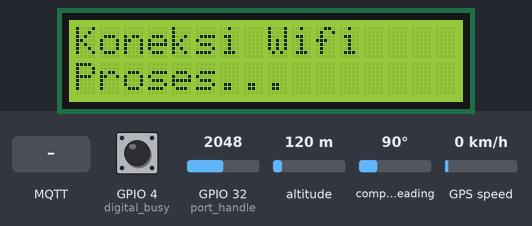
Recording of a sketch running on a simulated ESP32. Parts: 16×2 character LCD. The test bench sets the inputs (shaded band); at power-on: GPIO 4 (digital_busy) HIGH, GPIO 32 (port_handle) = 2048, altitude 120 m, compass heading 90°, GPS speed 0 km/h. WiFi joins after 1.5 s; servers stay silent unless stated; network time is answered at once with the bench clock; the local clock reads 2024-03-15 10:24:30 at power-on unless the sketch sets it; random numbers use the default seed unless the sketch sets one; the GPS gets a fix after 3 s at 37.7749, -122.4194 with 8 satellites; no MQTT or app messages arrive unless stated; the audio player accepts every command and is not drawn; what the sketch prints to the serial monitor is not drawn.

Above: at 1.9 s.
At 7.4 s:
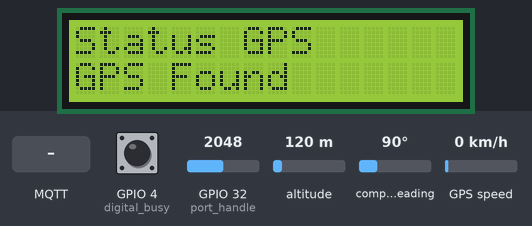
7.5 s: MQTT message "1" arrives on the first subscribed topic
At 8.9 s:
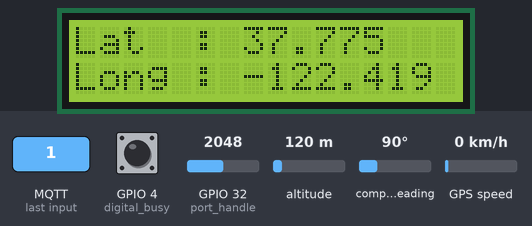
11.6 s: MQTT message "on" arrives on the first subscribed topic
At 14.4 s:
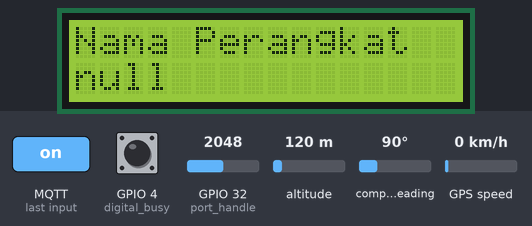
15.7 s: MQTT message "off" arrives on the first subscribed topic
Timing chart, 0 to 18.7 s (numbered marks = the images above; inputs shaded):
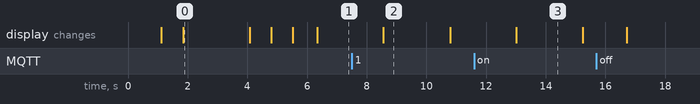

Measured:
- what the display in image 0 shows lasts 2.3 s, from 1.8 s to 4.1 s

The sketch:

code_main_esp32_v6_test.ino
```cpp
#include "file_setting.h"
#include "file_code_mp3.h"
#include "file_code_gps.h"
#include "file_code_display.h"
#include "file_code_wifi.h"
#include "file_code_mqtt.h"


void setup() {
  Serial.begin (115200);
  Serial2.begin(9600);

  inisial_lcd();        // Inisial LCD.

  lcd_display_holdon("Inisial DF Player","Proses...",700);
  insial_df_player();   // Inisial DF Player.

  lcd_display_holdon("Koneksi Wifi","Proses...",700);
  // Koneksi ESP32 Ke Wifi.
  if( koneksiWifi() == true ){

    // Inisial MQTT.
    lcd_display_holdon("Koneksi MQTT","Proses...",700);
    client.setServer(mqtt_server, 1883);
    client.setCallback(callback);

    // Inisial NTP.
    lcd_display_holdon("Koneksi NTP","Proses...",700);
    timeClient.begin();
    timeClient.setTimeOffset(25200);

    // Pengambilan data NTP Pertama.
    lcd_display_holdon("Update NTP","Proses...",700);
    timeClient.update();
    time_hour = getHour();
    time_date = getDate();

  }else{
    // Tampilkan, koneksi gagal.
    Serial.println("Koneksi Wifi, gagal..");
    // Loop untuk berhenti.
    while( true ){
      delay(100);
    }
  }

  while(false){
    Serial.print(analogRead(12));
    Serial.print(" - ");
    Serial.print(analogRead(14));
    Serial.print(" - ");
    Serial.print(analogRead(27));
    Serial.print(" - ");
    Serial.print(analogRead(26));
    Serial.print(" - ");
    Serial.print(analogRead(25));
    Serial.print(" - ");
    Serial.print(analogRead(33));
    Serial.print(" - ");
    Serial.print(analogRead(32));
    Serial.print(" - ");
    Serial.print(analogRead(35));
    Serial.print(" - ");
    Serial.print(analogRead(34));
    Serial.print(" - ");
    Serial.println();
    delay(1000);
  }
}

bool isFirstTime = true ;
unsigned long tmUpdateData = millis();


//-----> Kode basic handle sepeda listrik.
unsigned long tmProses = millis();
int port_handle = 32 ;
float read_vin_handle(){
  return ( float(analogRead(port_handle)) / 4099.0 ) * 5.0 ;
}
//--------------------------------------------------//

void loop() {
  // Kode akses server mqtt realtime.
  mqtt_realtime();

  // Kode baca data gps.
  read_data_gps();

  // Tampilkan data GPS.
  //show_position();

  // Update data Jam.
  updateDataNTP();


  // Kode periksa server masih mengirim topik atau tidak.
  status_server =  (millis()-tm_server_connect) > timeout_server_connect ;

  if( (millis()-tmUpdateData) > 10000 ){
    String json = createJsonString();
    send_2_mqtt( json );
    tmUpdateData = millis();
  }

  // Baca pin ADC untuk handle GAS.
  float vin_handle = read_vin_handle();
  long val_cvrt    = map( (vin_handle*100), 150, 400, 15, 27);
  int  val_int     = (int)val_cvrt ;

  // Jika di bawah 1.5Volt, Handle gas tidak di nyalakan.
  if( vin_handle < 1.5 ){
      mp3_stop ();    // Matikan Mp3 Player.
      status = "0" ;  // Set status ke nol, Motor Padam.
  }
  // Jika lebih dari 1.5, maka handle gas di tekan.
  else{
    // Jika mp3 player tidak sedang memainkan suara, maka bunyikan suara.
    if( is_mp3_player_busy() == false ){
      Serial.println("Play..." + String(is_mp3_player_busy(),DEC));
      mp3_play (1);
    }
    // Setting mp3 player sesuai dengan tarikan handle gas.
    mp3_set_volume (val_int);
    status = "0" ;  // Set status ke nol, Motor Menyala.
  }

  //
  //lcd_display_realtime( String(vin_handle,1), String(val_int,DEC) ,500);
  lcd_basic_multi();

	delay(100);
}
```

file_code_display.h
```cpp
// Library Display.
#include <Wire.h>
#include <LiquidCrystal_I2C.h>


// Inisial Objeck LCD.
LiquidCrystal_I2C lcd(  i2c_address, lcd_row, lcd_col);

// Inisial Timer.
unsigned long tmLCD = millis();

// Tampilan LCD Dashboard.
void lcd_display_realtime( String text1 , String text2 , int update_ ){
  if( (millis()-tmLCD) > update_){
    lcd.clear();
    //
    lcd.setCursor(0,0);
    lcd.print(text1);
    //
    lcd.setCursor(0,1);
    lcd.print(text2);
    //
    tmLCD = millis();
  }
}


// Tampilan LCD Kalibrasi Load Sensor
void lcd_display_holdon( String text1 , String text2 , int delay_ ){
  lcd.clear();
  //
  lcd.setCursor(0,0);
  lcd.print(text1);
  //
  lcd.setCursor(0,1);
  lcd.print(text2);
  //
  delay( delay_ );
}


// Kode Multi Display

// paremeter Number Display
byte idx_display = 0 ;
byte maxDisplay  = 5 ;

// Pindah Otomatis.
unsigned long tmChangeAuto = millis();
int intervalChange = 2000 ;

void changeAuto(){
  if( (millis()-tmChangeAuto) > intervalChange ){
    // Counter
    idx_display++ ;
    // Reset Counter Display,
    if( idx_display >= maxDisplay ){
      idx_display = 0 ;
    }
    // Reset
    tmChangeAuto = millis();
  }
}

// Fungsi Menampilkan Data Display
void lcd_basic_multi(){

  // Panggil Fungsi Change Auto.
  changeAuto();

  if( idx_display == 0 ){

    String stat = "Wifi Disconnect" ;
    if( isDeviceConnectWifi() ) stat = "Wifi Connect" ;

    String stat2 = "Server Disconnect" ;
    if( status_server ) stat2 = "Server Connect" ;

    lcd_display_realtime(
        stat  ,
        stat2 ,
        700
      );
  }
  else if( idx_display == 1 ){
    String stat = "GPS Not Found" ;
    if( isGPS_Success ) stat = "GPS Found" ;
    lcd_display_realtime(
        "Status GPS",
        stat ,
        700
      );
  }
  else if( idx_display == 2 ){
    lcd_display_realtime(
        "Lat  : " + String(latitude,3) ,
        "Long : " + String(longitude,3),
        700
      );
  }
  else if( idx_display == 3 ){
    String stat = "Tidak Tarikan" ;
    if( status.indexOf("1") != -1 ) stat = "Ada Tarikan" ;
    lcd_display_realtime(
        "Status Handle",
        stat ,
        700
      );
  }
  else if( idx_display == 4 ){
    lcd_display_realtime(
        "Nama Perangkat" ,
        name ,
        700
      );
  }
}

void inisial_lcd(){
  // Inisial Wire.
  Wire.begin();
  // Inisial LCD 2x16 .
  lcd.begin();
  lcd.backlight();
  lcd.print("Loading,,,");
  //
  lcd_display_holdon("Test Multi","Auto..",1000);
}
```

file_code_gps.h
```cpp
#include <TinyGPSPlus.h>

// Inisial Objeck GPS.
TinyGPSPlus gps;

// Variabel Status GPS Err Or Not.
bool isGPS_Success = true ;


//  Inisial Fungsi.
void set_position_ToGlobal();

// Fungsi pengambilan data GPS.
void read_data_gps(){
  // Periksa jika ada pesan masuk dari GPS.
  while (Serial2.available() > 0){
    // Proses Encode Kode NMEA dari pesan char yang terbaca.
    if (gps.encode(Serial2.read()))
      // Jika kordinat di dapat. Simpan ke Variabel global.
      set_position_ToGlobal();
  }
  // Periksa timer Gps Failure.
  if( (millis()-tm_gps_fail) > max_time_gps_fail ) isGPS_Success = false ;
}


// Fungsi pemindahan data GPS ke Variabel Global.
void set_position_ToGlobal(){
  // Periksa jika lokasi valid.
  if (gps.location.isValid())
  {
    // Set ke variabel global.
    latitude  = gps.location.lat();
    longitude = gps.location.lng() ;
    // Set True Gps Found.
    isGPS_Success = true ;
    // Reset Timer GPS.
    tm_gps_fail = millis();
  }else{
    // Set False Gps Not Found.
    isGPS_Success = false ;
  }
}


// Tampilkan data gps.
unsigned long tms = millis();

void show_position(){
  if( (millis()-tms) > 2000 ){
    // Tampilkan data gps.
    Serial.println();
    if( isGPS_Success == true ){
      if( isGPS_Success )
        Serial.println("GPS Neo 6m -> Found ");
      else
        Serial.println("GPS Neo 6m -> Not Found ");
      Serial.println("Latitude  : " + String(latitude,5));
      Serial.println("longitude : " + String(longitude,5));
    }else{
      Serial.println("GPS Error Or Not Found...");
    }
    // reset timer.
    tms = millis();
  }
}
```

file_code_mp3.h
```cpp
/*
 *  Librari : Akses DF Player
 *  Nama    :
 *    [ 1 ] SoftwareSerial = Librari untuk mensetting pin ESP8266 menjadi-
 *                           pin komunikasi serial usart.
 *                           Tujuan :
 *                           karena esp8266 hanya memiliki 1 port usart -
 *                           bawaan. Sehingga perlu 1 port lagi untuk -
 *                           akses DF Player.
 *    [ 2 ] DFPlayer_Mini_Mp3 = Librari untuk akses ke komponen DF Player-
 *                              untuk menjalankan perintah memainkan suara.
 *
 */
#include <SoftwareSerial.h>
#include <DFPlayer_Mini_Mp3.h>


/*
 * Fungsi  : Fungsi untuk insial awal akses ke komponen DF Player.
 *
 * Step    : [1] Inisial software serial untuk akses ke df player.
 *               setting baud rate/kecepatan transfer data. Sesuaikan-
 *               dengan default DF Player, yaitu 9600.
 *
 *           [2] Setting objeck software serial ke objeck df player.
 *               Sehingga perintah df player akan menggunakan saluran-
 *               komunikasi software serial.
 *
 *           [3] Setting volume awal DF Player saat akan di jalankan.
 *
 *           [2] Inisial pin input untuk port busy Df Player. Pin-
 *               untuk membaca status DF Player dalam kondisi-
 *               diam atau sedang menjalankan suara.
 *
 *
 */

 void insial_df_player(){
    mp3_set_serial (Serial2);    // Set objeck DF Player
    delay(1);                     // Delay
    mp3_set_volume (15);          // Setting Volume Df Player.
    pinMode(digital_busy, INPUT); // Inisial pin busy Df Player.
 }


/*
 * Fungsi : Fungsi untuk membaca status dari DF Player. Status DF Player-
 *          dalam kondisi sibuk atau tidak.
 *
 * Step   : [1] Baca pin digital input dari pin busy.
 *          [2] Jika pin digital adalah false, maka kondisi sibuk.
 *          [3] Jika pin digital adalah true, maka kondisi diam.
 *
 * output : Output akan berbeda dengan staus digital. Sesuai dengan-
 *          nama fungsi. "is_mp3_player_busy" atau apakah mp3player
 *          dalam kondisi sibuk.
 *
 *
 *          Output Fungsi :
 *          True  = DF Player dalam kondisi sibuk.
 *          False = DF Player dalam kondisi tidak sibuk.
 *
 */

 bool is_mp3_player_busy(){
   return digitalRead(digital_busy) == false ;
 }
```

file_code_mqtt.h
```cpp
// Function to convert variables to JSON string
String createJsonString() {
  // Create a JSON document
  StaticJsonDocument<200> doc;

  // Add data to the JSON document
  doc["idchip"]     = idchip                ;
  doc["latitude"]   = String(latitude,7)    ;
  doc["longitude"]  = String(longitude,7)    ;
  doc["status"]     = status                ;

  // Create a string to hold the JSON output
  String jsonString;
  serializeJson(doc, jsonString);

  // Return the JSON string
  return jsonString;
}


WiFiClient espClient;
PubSubClient client(espClient);

// Function to convert String to char array and return it
char* stringToCharArray(String str) {
  // Allocate memory for the char array including the null terminator
  int strLength = str.length() + 1; // +1 for the null terminator
  char* charArray = new char[strLength];

  // Copy the String to the char array
  str.toCharArray(charArray, strLength);

  // Return the char array
  return charArray;
}


void str_separator(  String input ){
  // Menentukan karakter pemisah
  char separator = ',';

  // Array untuk menyimpan hasil pemisahan
  String parts[4];
  int index = 0;

  // Variabel sementara untuk menyimpan setiap bagian
  String temp = "";

  // Iterasi melalui setiap karakter dalam string input
  for (int i = 0; i < input.length(); i++) {
    // Jika karakter saat ini adalah pemisah, tambahkan bagian ke array
    if (input.charAt(i) == separator) {
      parts[index++] = temp;
      temp = "";  // Mengosongkan variabel sementara
      } else {
        temp += input.charAt(i);  // Menambahkan karakter ke variabel sementara
      }
  }

  // Menambahkan bagian terakhir ke array
  parts[index] = temp;

  name = parts[2];

  // Mencetak hasil pemisahan
  for (int i = 0; i <= index; i++) {
    Serial.println(parts[i]);
  }
}


void callback(char* topic, byte* payload, unsigned int length) {
  Serial.print("Message arrived [");
  Serial.print(topic);
  Serial.print("] ");
  String msg = "" ;
  for (int i = 0; i < length; i++) {
    Serial.print((char)payload[i]);
    msg += (char)payload[i];
  }
  Serial.println();
  Serial.println("Pesan Masuk MQTT : " + msg );
  if( msg.indexOf(idchip) != -1 ){
    str_separator(msg);
  }
  // Reset timer, untuk memeberukan status. Server masih connect.
  tm_server_connect = millis();
}

void reconnect() {
  // Loop until we're reconnected
  while (!client.connected()) {
    Serial.print("Attempting MQTT connection...");
    // Create a random client ID
    String clientId = "ESP8266Client-";
    clientId += String(random(0xffff), HEX);
    // Attempt to connect
    if (client.connect(clientId.c_str())) {
      Serial.println("connected");
      // Once connected, publish an announcement...
      //client.publish("outTopic", "hello world");
      // ... and resubscribe
      client.subscribe(stringToCharArray(topik_tx));
    } else {
      Serial.print("failed, rc=");
      Serial.print(client.state());
      Serial.println(" try again in 5 seconds");
      // Wait 5 seconds before retrying
      delay(5000);
    }
  }
}

void mqtt_realtime(){
  if (!client.connected()) {
    reconnect();
  }
  client.loop();
}

unsigned long lastMsg     = 0;

void send_2_mqtt( String data ){

  char* topik_chr = stringToCharArray(topik_rx);
  char* data_chr  = stringToCharArray(data);

  // Kirim Data Ke MQTT.
  client.publish(topik_chr, data_chr);

  // Tampilkan Pesan Ke Serial Monitor.
  Serial.print("Publish message: ");
  Serial.println(data_chr);
}
```

file_setting.h
```cpp
#include <WiFi.h>
#include <PubSubClient.h>
#include <ArduinoJson.h>

// Setting Wifi SSID dan Password
const char* ssid        = "sakha"             ;
const char* password    = "prime468328"       ;
const char* mqtt_server = "test.mosquitto.org";


// Parameter Topik MQTT
String topik_rx = "receiver" ;
String topik_tx = "transmitter" ;

// Pin status mp3 player posisi standby atau menyala.
const byte digital_busy = 4 ;

// Parameter lcd [ Alamat Module I2C, Jumlah baris LCD dan Jumlah Komlom LCD ]
const byte  i2c_address   = 0x27  ;
const byte  lcd_row       = 16    ;
const byte  lcd_col       = 2     ;

// Inisial Fungsi Apakah Device Terkoneksi Dengan Wifi.
bool isDeviceConnectWifi();

// Parameter Status Alat.
String  idchip        = "123344"  ;
String  name          = "null"        ;
String  key           = "null"        ;
String  status        = "null"        ;
bool    isDeviceFound = false     ;
bool    status_device = false     ;

// Timer untuk menghitung waktu timeout gps tidak mendapatkan data posisi.
unsigned long tm_gps_fail = millis();
int max_time_gps_fail     = 5000 ;

// Variabel Posisi GPS Latitude dan Longitude.
float latitude  = 0.0 ;
float longitude = 0.0 ;

// Timer untuk menghitung waktu server mengirim data ke topik mqtt.
// jika dalam beberapa waktu tidak mengirim, maka server dianggap-
// disconnect.
unsigned long tm_server_connect       = millis();
float         timeout_server_connect  = 25000 ;
bool          status_server           = false ;
```

Source omitted: file_code_wifi.h (6591 bytes)
